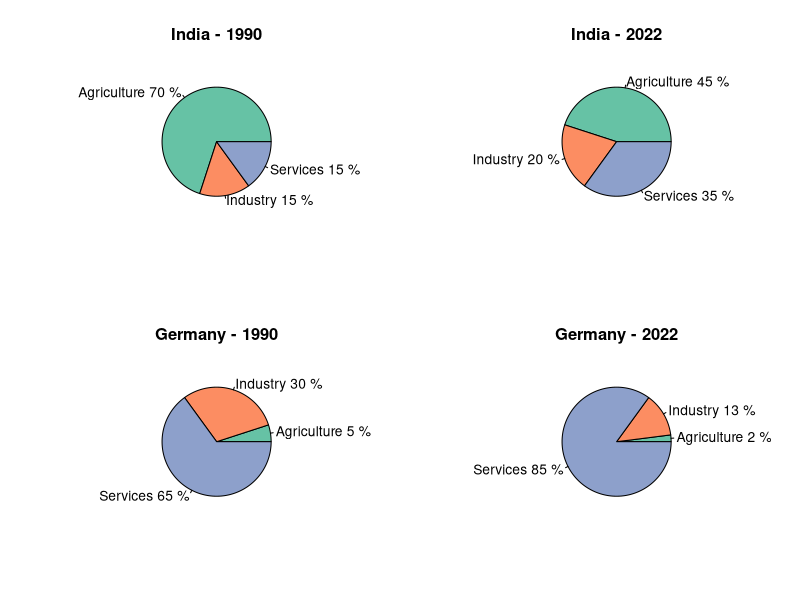

Recreate this plot in R.
# Define the data
sectors <- c("Agriculture", "Industry", "Services")

# India 1990
india_1990 <- c(70, 15, 15)
# India 2022
india_2022 <- c(45, 20, 35)
# Germany 1990
germany_1990 <- c(5, 30, 65)
# Germany 2022
germany_2022 <- c(2, 13, 85)

# Set up the plotting area: 2 rows x 2 columns
par(mfrow = c(2, 2))

# Pie chart for India 1990
pie(india_1990, labels = paste(sectors, india_1990, "%"), 
    main = "India - 1990", col = c("#66c2a5", "#fc8d62", "#8da0cb"))

# Pie chart for India 2022
pie(india_2022, labels = paste(sectors, india_2022, "%"), 
    main = "India - 2022", col = c("#66c2a5", "#fc8d62", "#8da0cb"))

# Pie chart for Germany 1990
pie(germany_1990, labels = paste(sectors, germany_1990, "%"), 
    main = "Germany - 1990", col = c("#66c2a5", "#fc8d62", "#8da0cb"))

# Pie chart for Germany 2022
pie(germany_2022, labels = paste(sectors, germany_2022, "%"), 
    main = "Germany - 2022", col = c("#66c2a5", "#fc8d62", "#8da0cb"))

# Reset plotting layout
par(mfrow = c(1, 1))
